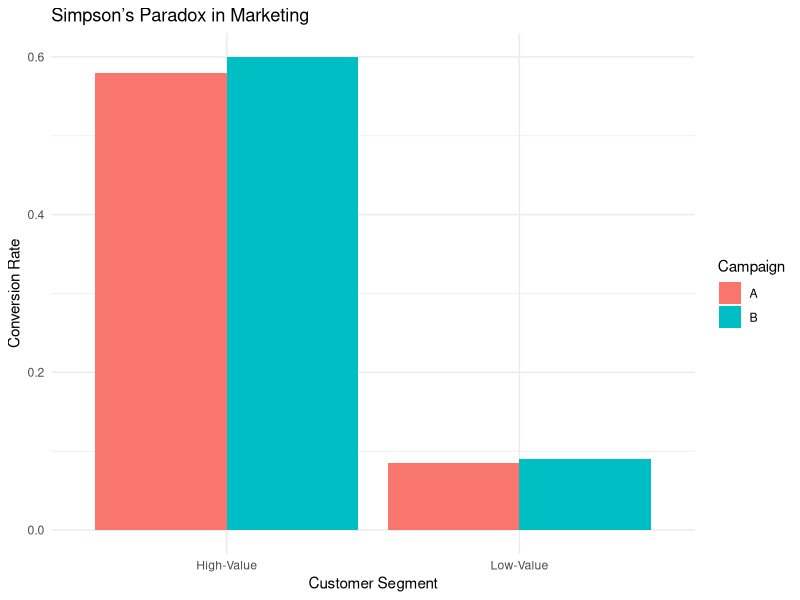

Generate this figure with R:
## ---- chunk 1
# Load necessary libraries
library(dplyr)

# Create a dataset where:
#  - B is better than A in each individual segment.
#  - A turns out better when we look at the overall (aggregated) data.

marketing_data <- data.frame(
  Campaign = c("A", "A", "B", "B"),
  Segment  = c("High-Value", "Low-Value", "High-Value", "Low-Value"),
  Visitors = c(500, 2000, 300, 3000),    # total visitors in each segment
  Conversions = c(290, 170, 180, 270)   # successful conversions
)

# Compute segment-level conversion rate
marketing_data <- marketing_data %>%
  mutate(Conversion_Rate = Conversions / Visitors)

# Print the data
print(marketing_data)

## ---- chunk 2
# Compute overall conversion rates for each campaign
overall_rates <- marketing_data %>%
  group_by(Campaign) %>%
  summarise(
    Total_Visitors     = sum(Visitors),
    Total_Conversions  = sum(Conversions),
    Overall_Conversion_Rate = Total_Conversions / Total_Visitors
  )

# Print overall conversion rates
print(overall_rates)
## ---- chunk 3
# Identify the campaign with the higher overall conversion rate
best_campaign_overall <- overall_rates %>%
    filter(Overall_Conversion_Rate == max(Overall_Conversion_Rate)) %>%
    select(Campaign, Overall_Conversion_Rate)

print(best_campaign_overall)

## ---- chunk 4
# Compute conversion rates by customer segment
by_segment <- marketing_data %>%
  select(Campaign, Segment, Conversion_Rate) %>%
  arrange(Segment)

print(by_segment)


## ---- chunk 5
library(ggplot2)

# Plot conversion rates by campaign and segment
ggplot(marketing_data,
       aes(x = Segment,
           y = Conversion_Rate,
           fill = Campaign)) +
  geom_bar(stat = "identity", position = "dodge") +
  labs(
    title = "Simpson’s Paradox in Marketing",
    x     = "Customer Segment",
    y     = "Conversion Rate"
  ) +
  theme_minimal()

## ---- chunk 6
# Logistic regression adjusting for the Segment
model <- glm(
  cbind(Conversions, Visitors - Conversions) ~ Campaign + Segment,
  family = binomial(),
  data   = marketing_data
)

summary(model)
